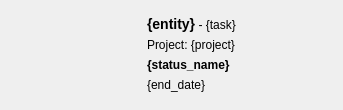
<?xml version="1.0" encoding="UTF-8"?>
<ui version="4.0">
 <class>ListItemWidget</class>
 <widget class="QWidget" name="ListItemWidget">
  <property name="geometry">
   <rect>
    <x>0</x>
    <y>0</y>
    <width>343</width>
    <height>110</height>
   </rect>
  </property>
  <property name="minimumSize">
   <size>
    <width>0</width>
    <height>110</height>
   </size>
  </property>
  <property name="windowTitle">
   <string>Form</string>
  </property>
  <property name="styleSheet">
   <string notr="true"/>
  </property>
  <layout class="QHBoxLayout" name="horizontalLayout" stretch="0">
   <property name="spacing">
    <number>6</number>
   </property>
   <property name="leftMargin">
    <number>8</number>
   </property>
   <property name="topMargin">
    <number>4</number>
   </property>
   <property name="rightMargin">
    <number>8</number>
   </property>
   <property name="bottomMargin">
    <number>4</number>
   </property>
   <item>
    <widget class="QFrame" name="box">
     <property name="frameShape">
      <enum>QFrame::NoFrame</enum>
     </property>
     <layout class="QHBoxLayout" name="horizontalLayout_2" stretch="0,1">
      <property name="spacing">
       <number>10</number>
      </property>
      <property name="leftMargin">
       <number>4</number>
      </property>
      <property name="topMargin">
       <number>8</number>
      </property>
      <property name="rightMargin">
       <number>4</number>
      </property>
      <property name="bottomMargin">
       <number>8</number>
      </property>
      <item>
       <layout class="QVBoxLayout" name="verticalLayout_2">
        <item>
         <widget class="QLabel" name="thumbnail">
          <property name="minimumSize">
           <size>
            <width>125</width>
            <height>70</height>
           </size>
          </property>
          <property name="maximumSize">
           <size>
            <width>125</width>
            <height>70</height>
           </size>
          </property>
          <property name="text">
           <string/>
          </property>
          <property name="alignment">
           <set>Qt::AlignCenter</set>
          </property>
         </widget>
        </item>
        <item>
         <spacer name="verticalSpacer">
          <property name="orientation">
           <enum>Qt::Vertical</enum>
          </property>
          <property name="sizeHint" stdset="0">
           <size>
            <width>20</width>
            <height>40</height>
           </size>
          </property>
         </spacer>
        </item>
       </layout>
      </item>
      <item>
       <layout class="QVBoxLayout" name="verticalLayout">
        <property name="spacing">
         <number>3</number>
        </property>
        <item>
         <widget class="QLabel" name="list_item_body">
          <property name="sizePolicy">
           <sizepolicy hsizetype="Preferred" vsizetype="Expanding">
            <horstretch>0</horstretch>
            <verstretch>0</verstretch>
           </sizepolicy>
          </property>
          <property name="text">
           <string>&lt;p style=&quot;line-height:20px&quot;&gt;
&lt;font size=4 face=Arial&gt;&lt;b&gt;{entity}&lt;/b&gt;&lt;/font&gt; - {task}&lt;br/&gt;
Project:    {project}&lt;br/&gt;
&lt;font color=#{status_color} face=Arial&gt;&lt;b&gt;{status_name}&lt;/b&gt;&lt;/font&gt;&lt;br/&gt;
{end_date}
&lt;/p&gt;</string>
          </property>
          <property name="alignment">
           <set>Qt::AlignLeading|Qt::AlignLeft|Qt::AlignTop</set>
          </property>
          <property name="wordWrap">
           <bool>true</bool>
          </property>
         </widget>
        </item>
       </layout>
      </item>
     </layout>
    </widget>
   </item>
  </layout>
 </widget>
 <resources/>
 <connections/>
</ui>
